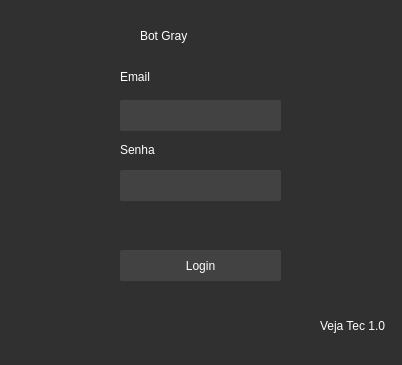
<?xml version="1.0" encoding="UTF-8"?>
<ui version="4.0">
 <class>MainWindow</class>
 <widget class="QMainWindow" name="MainWindow">
  <property name="geometry">
   <rect>
    <x>0</x>
    <y>0</y>
    <width>402</width>
    <height>365</height>
   </rect>
  </property>
  <property name="minimumSize">
   <size>
    <width>402</width>
    <height>365</height>
   </size>
  </property>
  <property name="maximumSize">
   <size>
    <width>402</width>
    <height>365</height>
   </size>
  </property>
  <property name="windowTitle">
   <string>MainWindow</string>
  </property>
  <property name="styleSheet">
   <string notr="true">background-color: rgb(48, 48, 48);</string>
  </property>
  <widget class="QWidget" name="centralwidget">
   <widget class="QPushButton" name="btnLogin">
    <property name="geometry">
     <rect>
      <x>120</x>
      <y>250</y>
      <width>161</width>
      <height>31</height>
     </rect>
    </property>
    <property name="styleSheet">
     <string notr="true">QPushButton#btnLogin{
	background-color: rgb(66, 66, 66);
	border-radius: 2px;
	color: white;
	font: 8pt &quot;Roboto&quot;;
}

QPushButton#btnLogin:hover{
	background-color: rgb(0, 0, 0);

}</string>
    </property>
    <property name="text">
     <string>Login</string>
    </property>
   </widget>
   <widget class="QLineEdit" name="lineLogin">
    <property name="geometry">
     <rect>
      <x>120</x>
      <y>100</y>
      <width>161</width>
      <height>31</height>
     </rect>
    </property>
    <property name="styleSheet">
     <string notr="true">QLineEdit#lineLogin{
	background-color: rgb(66, 66, 66);
	border-radius: 2px;
	color: white;
}</string>
    </property>
   </widget>
   <widget class="QLabel" name="label">
    <property name="geometry">
     <rect>
      <x>120</x>
      <y>70</y>
      <width>47</width>
      <height>13</height>
     </rect>
    </property>
    <property name="styleSheet">
     <string notr="true">font: 75 10pt &quot;Roboto&quot;;
color: rgb(255, 255, 255);</string>
    </property>
    <property name="text">
     <string>Email</string>
    </property>
   </widget>
   <widget class="QLabel" name="label_2">
    <property name="geometry">
     <rect>
      <x>120</x>
      <y>140</y>
      <width>47</width>
      <height>20</height>
     </rect>
    </property>
    <property name="styleSheet">
     <string notr="true">font: 75 10pt &quot;Roboto&quot;;
color: white</string>
    </property>
    <property name="text">
     <string>Senha</string>
    </property>
   </widget>
   <widget class="QLineEdit" name="lineSenha">
    <property name="geometry">
     <rect>
      <x>120</x>
      <y>170</y>
      <width>161</width>
      <height>31</height>
     </rect>
    </property>
    <property name="styleSheet">
     <string notr="true">QLineEdit#lineSenha{
	background-color: rgb(66, 66, 66);
	border-radius: 2px;
	color: white;
}</string>
    </property>
   </widget>
   <widget class="QLabel" name="label_3">
    <property name="geometry">
     <rect>
      <x>140</x>
      <y>20</y>
      <width>111</width>
      <height>31</height>
     </rect>
    </property>
    <property name="styleSheet">
     <string notr="true">font: 18pt &quot;Roboto&quot;;
color: rgb(255, 255, 255);</string>
    </property>
    <property name="text">
     <string>Bot Gray</string>
    </property>
   </widget>
   <widget class="QLabel" name="label_4">
    <property name="geometry">
     <rect>
      <x>320</x>
      <y>310</y>
      <width>71</width>
      <height>31</height>
     </rect>
    </property>
    <property name="styleSheet">
     <string notr="true">font: 75 8pt &quot;Roboto&quot;;
color: rgb(255, 255, 255);</string>
    </property>
    <property name="text">
     <string>Veja Tec 1.0</string>
    </property>
   </widget>
   <widget class="QLabel" name="loginErrado">
    <property name="geometry">
     <rect>
      <x>120</x>
      <y>220</y>
      <width>161</width>
      <height>20</height>
     </rect>
    </property>
    <property name="styleSheet">
     <string notr="true">font: 75 10pt &quot;Roboto&quot;;
color: white</string>
    </property>
    <property name="text">
     <string/>
    </property>
   </widget>
  </widget>
  <widget class="QMenuBar" name="menubar">
   <property name="geometry">
    <rect>
     <x>0</x>
     <y>0</y>
     <width>402</width>
     <height>21</height>
    </rect>
   </property>
  </widget>
  <widget class="QStatusBar" name="statusbar"/>
 </widget>
 <resources/>
 <connections/>
</ui>
